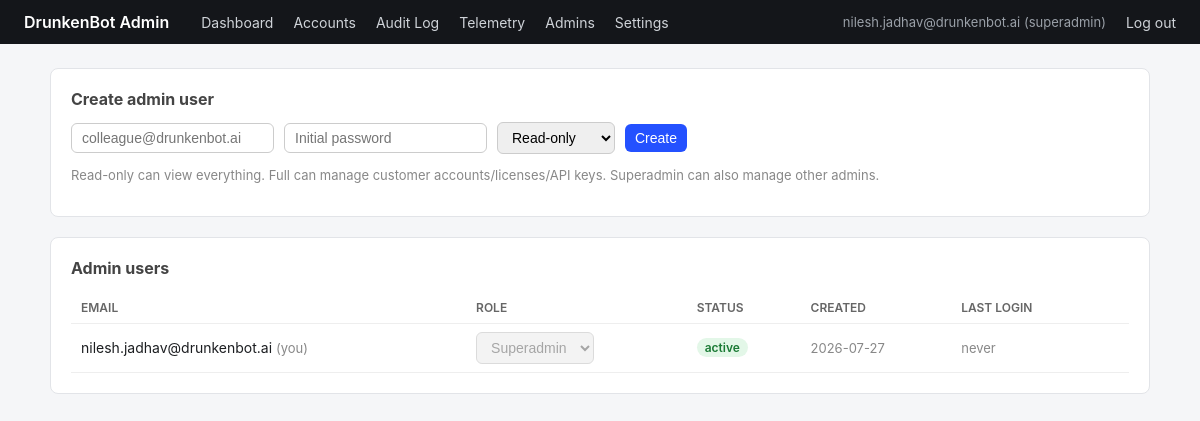
The page /admin-ui/admins (signed in) on the database its author committed.
### app/models.py (models this page shows)
class AdminUser(Base):
    __tablename__ = "admin_users"
    id: Mapped[str] = mapped_column(String(36), primary_key=True, default=_uuid_str)
    email: Mapped[str] = mapped_column(String(320), unique=True, index=True)
    password_hash: Mapped[str] = mapped_column(String(200))
    role: Mapped[str] = mapped_column(String(20), default="readonly")
    status: Mapped[str] = mapped_column(String(20), default="active")
    created_at: Mapped[datetime] = mapped_column(DateTime(timezone=True), default=_utc_now)
    created_by_admin_id: Mapped[Optional[str]] = mapped_column(String(36), nullable=True)
    last_login_at: Mapped[Optional[datetime]] = mapped_column(DateTime(timezone=True), nullable=True)

### app/admin_ui/router.py (the view)
@router.get("/admins", response_class=HTMLResponse)
def admins_page(request: Request, error: str = ""):
    redirect = _require_role(request, "superadmin")
    if redirect:
        return redirect
    db = _db()
    try:
        admins = crud.list_admin_users(db)
        return templates.TemplateResponse(
            request,
            "admins.html",
            {"admins": admins, "current_admin_id": request.session.get("admin_user_id"), "error": error},
        )
    finally:
        db.close()

### app/admin_ui/templates/admins.html (shortened to what this page needs)
{% extends "base.html" %}
{% block content %}
<div class="card">
  <h2>Create admin user</h2>
  <form method="post" action="/admin-ui/admins" class="row">
    <input type="email" name="email" placeholder="colleague@drunkenbot.ai" required>
    <input type="password" name="password" placeholder="Initial password" required>
    <select name="role">
      <option value="readonly">Read-only</option>
    </select>
    <button type="submit">Create</button>
  </form>
  <p class="muted">Read-only can view everything. Full can manage customer accounts/licenses/API keys. Superadmin can also manage other admins.</p>
</div>
<div class="card">
  <h2>Admin users</h2>
  <table>
    <tr><th>Email</th><th>Role</th><th>Status</th><th>Created</th><th>Last login</th><th></th></tr>
    {% for admin in admins %}
    <tr>
      <td>{{ admin.email }}{% if admin.id == current_admin_id %} <span class="muted">(you)</span>{% endif %}</td>
      <td>
        <form method="post" action="/admin-ui/admins/{{ admin.id }}/role" class="inline">
          <select name="role" onchange="this.form.submit()" {% if admin.id == current_admin_id %}disabled{% endif %}>
            <option value="superadmin" {% if admin.role == "superadmin" %}selected{% endif %}>Superadmin</option>
          </select>
        </form>
      </td>
      <td><span class="pill pill-{{ 'active' if admin.status == 'active' else 'suspended' }}">{{ admin.status }}</span></td>
      <td class="muted">{{ admin.created_at.strftime("%Y-%m-%d") }}</td>
      <td class="muted">{{ admin.last_login_at.strftime("%Y-%m-%d %H:%M") if admin.last_login_at else "never" }}</td>
      <td>
      </td>
    </tr>
    {% else %}
    <tr><td colspan="6" class="muted">No admin users yet.</td></tr>
    {% endfor %}
  </table>
</div>
{% endblock %}

### app/admin_ui/templates/base.html (shortened to what this page needs)
<!DOCTYPE html>
<html lang="en">
<head>
</head>
<body>
<nav>
  <span class="brand">DrunkenBot Admin</span>
  <a href="/admin-ui/">Dashboard</a>
  <a href="/admin-ui/accounts">Accounts</a>
  <a href="/admin-ui/audit-log">Audit Log</a>
  <a href="/admin-ui/telemetry">Telemetry</a>
  {% if request.session.get("admin_role") == "superadmin" %}<a href="/admin-ui/admins">Admins</a><a href="/admin-ui/settings">Settings</a>{% endif %}
  {% if request.session.get("admin_email") %}<span class="muted" style="color:#9aa0a8;">{{ request.session.get("admin_email") }} ({{ request.session.get("admin_role") }})</span>{% endif %}
  <a href="/admin-ui/logout">Log out</a>
</nav>
<main>
{% block content %}{% endblock %}
</main>
</body>
</html>

### app/admin_ui/templates/base.html (style rules this page uses)
:root { color-scheme: light; }
body { font-family: -apple-system, Segoe UI, Roboto, sans-serif; margin: 0; background: #f5f6f8; color: #1c1e21; }
nav { background: #14161a; color: #fff; padding: 12px 24px; display: flex; align-items: center; gap: 20px; }
nav a { color: #cfd3d8; text-decoration: none; font-size: 14px; }
nav .brand { font-weight: 600; color: #fff; margin-right: 12px; }
main { max-width: 1100px; margin: 24px auto; padding: 0 20px; }
.card { background: #fff; border: 1px solid #e2e4e8; border-radius: 8px; padding: 20px; margin-bottom: 20px; }
.card h2 { margin-top: 0; font-size: 16px; color: #444; }
table { width: 100%; border-collapse: collapse; font-size: 14px; }
th, td { text-align: left; padding: 8px 10px; border-bottom: 1px solid #eee; }
th { color: #666; font-weight: 600; font-size: 12px; text-transform: uppercase; }
.pill { display: inline-block; padding: 2px 8px; border-radius: 10px; font-size: 12px; font-weight: 600; }
.pill-active { background: #e3f7e8; color: #1a7a34; }
form.inline { display: inline; }
input, select, button { font-size: 14px; padding: 6px 10px; border: 1px solid #ccc; border-radius: 6px; }
button { background: #2451ff; color: #fff; border: none; cursor: pointer; }
.row { display: flex; gap: 10px; align-items: center; flex-wrap: wrap; }
.muted { color: #888; font-size: 13px; }

### rows shown on the page
AdminUser: session.get "nilesh.jadhav@drunkenbot.ai", session.get "superadmin", email "nilesh.jadhav@drunkenbot.ai", shows "(you)", role "Superadmin", status "active", created_at "2026-07-27", last_login_at "never"
